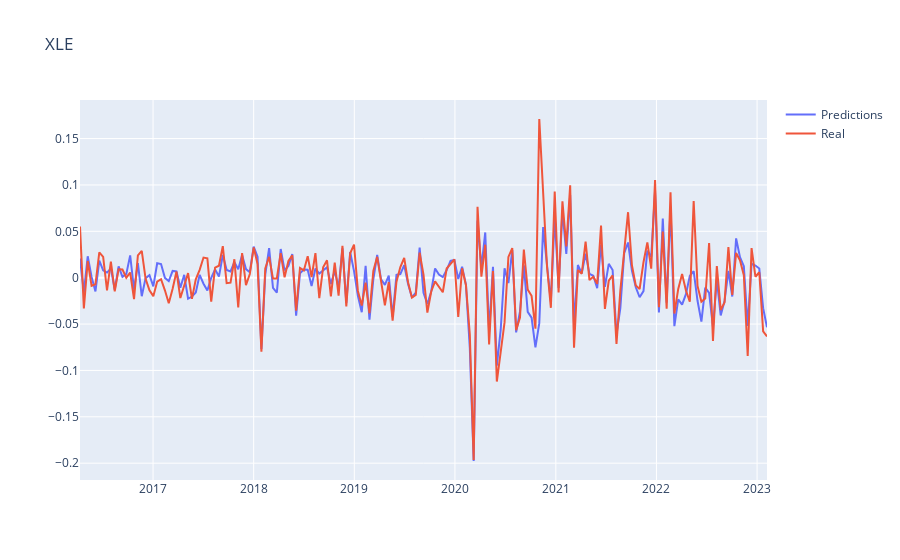

Notebook source saved alongside this figure:
### Code cell
import plotly.graph_objs as go
from plotly.subplots import make_subplots

etf = 'XLE'
sorted_idx = date_of_inputs[etf].argsort()

fig = make_subplots(rows=1, cols=1, shared_xaxes=True)
fig.add_trace(go.Scatter(x = date_of_inputs[etf][sorted_idx], y = predictions[etf][sorted_idx], name='Predictions'), 1, 1)
fig.add_trace(go.Scatter(x = date_of_inputs[etf][sorted_idx], y = actual_targets[etf][sorted_idx], name='Real'), 1, 1)
fig.update_layout(title=f'{etf}')

### Figure 1 — Plotly figure (JSON) as saved in the notebook; plotly's stock layout.template omitted (floating-point values rounded to 4 significant figures; data arrays with more than 128 entries replaced by an {"elided": "..."} marker saying what was removed)
{"data": [{"name": "Predictions", "type": "scatter", "x": {"elided": "179 str values"}, "xaxis": "x", "y": {"elided": "179 float values"}, "yaxis": "y"}, {"name": "Real", "type": "scatter", "x": {"elided": "179 str values"}, "xaxis": "x", "y": {"elided": "179 float values"}, "yaxis": "y"}], "layout": {"title": {"text": "XLE"}, "xaxis": {"anchor": "y", "domain": [0, 1]}, "yaxis": {"anchor": "x", "domain": [0, 1]}}}
